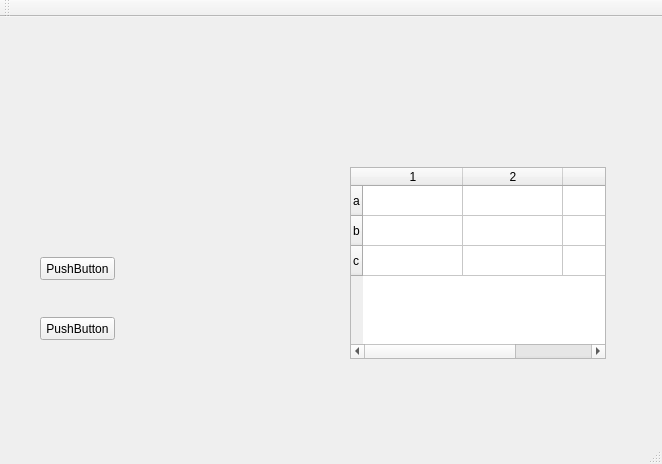
<?xml version="1.0" encoding="UTF-8"?>
<ui version="4.0">
 <class>MainWindow</class>
 <widget class="QMainWindow" name="MainWindow">
  <property name="geometry">
   <rect>
    <x>0</x>
    <y>0</y>
    <width>662</width>
    <height>464</height>
   </rect>
  </property>
  <property name="windowTitle">
   <string>MainWindow</string>
  </property>
  <widget class="QWidget" name="centralWidget">
   <widget class="QTableWidget" name="tableWidget">
    <property name="geometry">
     <rect>
      <x>350</x>
      <y>150</y>
      <width>256</width>
      <height>192</height>
     </rect>
    </property>
    <row>
     <property name="text">
      <string>a</string>
     </property>
    </row>
    <row>
     <property name="text">
      <string>b</string>
     </property>
    </row>
    <row>
     <property name="text">
      <string>c</string>
     </property>
    </row>
    <column>
     <property name="text">
      <string>1</string>
     </property>
    </column>
    <column>
     <property name="text">
      <string>2</string>
     </property>
    </column>
    <column>
     <property name="text">
      <string>3</string>
     </property>
    </column>
   </widget>
   <widget class="QPushButton" name="pushButton">
    <property name="geometry">
     <rect>
      <x>40</x>
      <y>240</y>
      <width>75</width>
      <height>23</height>
     </rect>
    </property>
    <property name="text">
     <string>PushButton</string>
    </property>
   </widget>
   <widget class="QPushButton" name="pushButton_2">
    <property name="geometry">
     <rect>
      <x>40</x>
      <y>300</y>
      <width>75</width>
      <height>23</height>
     </rect>
    </property>
    <property name="text">
     <string>PushButton</string>
    </property>
   </widget>
  </widget>
  <widget class="QMenuBar" name="menuBar">
   <property name="geometry">
    <rect>
     <x>0</x>
     <y>0</y>
     <width>662</width>
     <height>23</height>
    </rect>
   </property>
  </widget>
  <widget class="QToolBar" name="mainToolBar">
   <attribute name="toolBarArea">
    <enum>TopToolBarArea</enum>
   </attribute>
   <attribute name="toolBarBreak">
    <bool>false</bool>
   </attribute>
  </widget>
  <widget class="QStatusBar" name="statusBar"/>
 </widget>
 <layoutdefault spacing="6" margin="11"/>
 <resources/>
 <connections/>
</ui>
